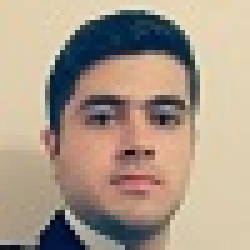
#> input picture src/data/me.jpg, 50 x 50 px (shown 5 times larger)
$ jupyter execute --allow-errors Hopfield.ipynb
#> lines starting #> are read from the running program, lines starting #| are printed output that depends on the picture; after the words box and inside, x2 and y2 are one past the last pixel; in counts of white or black regions, pixels touching at a corner belong together
## Imports

[cell 1]
import math
import numpy as np
import matplotlib.pyplot as plt
from tqdm.notebook import tqdm
from PIL import Image, ImageFont

## Hopfield Network
Fully vectorized operations
Activation can be tanh or sign

[cell 2]
class Hopfield:
  def __init__(self, N):
    self.N = N
    self.P = 0
    self.W = np.zeros((N, N), dtype=np.int32)

  def linear_activation(self, a):
    u = np.dot(a, self.W)
    return u

  # [14 lines left out: functions sign_activation, tanh_activation, activation, not called in this run]

  def compute_weights(self, patterns):
    temp = np.dot(patterns.T, patterns)
    np.fill_diagonal(temp, 0.0)
    self.W = temp

  # [4 lines left out: function compute_diff, not called in this run]

  def compute_accuracy(self, diff_count):
    return (self.P - diff_count) / self.P

  # [14 lines left out: functions compute_energy, converged, not called in this run]

  def train(self, X):
    """
    X: patterns vector: numpy array of shape: (K, N)
    K: number of patterns
    N: number of neurons
    """
    self.compute_weights(X)
    self.P = X.shape[1]
    return self.W

  def predict(self, y, epochs, activation):
    """
    Inputs:
      y: test input: an array
    Outputs:
      yp: The best activation across all epochs  (N,)
      acc: Accuracy of returned a Number
      e: Energy of returned a Number
    """
    A = []
    a = np.array(y)
    A.append(a)

    # D shape: (epochs+1, )
    D = [math.inf]

    iterator = tqdm(range(epochs))
    for i in iterator:
      u = self.linear_activation(a)
      a = self.activation(u, activation)
      d = self.compute_diff(y, a)

      A.append(a)
      D.append(d)

      # Early stop
      if self.converged(A[-1], A[-2]):
        iterator.close()
        if i == 0:
          print("Input is already stable.")
        else:
          print("Consecutive same pattern in iteration:", i)
        break

    A = np.array(A)
    D = np.array(D)

    # Find nearest pattern
    index = np.argmin(D)
    yp = A[index]
    print("Nearest pattern found in iteration:", index)

    # Accuracy
    acc = self.compute_accuracy(D[index])

    # Energy
    e = self.compute_energy(yp)

    return yp, acc, e

## Test on a simple pattern

[cell 3]
hopfield = Hopfield(4)

X = np.array([
  [1, 1, 1, 1],
  [-1, -1, -1, -1],
  [1, 1, -1, -1],
  [-1, -1, 1, 1]
])

a = [-1, 1, -1, 1]

W = hopfield.train(X)
#> (the rest of this cell did not finish here and is left out)

## Image utility functions

[cell 4]
def img_to_sgn(image):
  """
  Input: an image file
  Output: 2d array of -1 and +1
  """
  img = image.convert(mode="L")
  img_arr = np.asarray(img, dtype=np.uint8)
  sgn_arr = np.zeros(img_arr.shape, dtype=np.int8)
  sgn_arr[img_arr > (255 / 2)] = 1
  sgn_arr[sgn_arr == 0] = -1
  return sgn_arr

def add_noise(image, percent):
  """
  Input: an image file
  Output: an image file with noise added
  """
  img_arr = np.asarray(image, dtype=np.uint8)
  mean = np.mean(img_arr)
  std = np.std(img_arr)
  rand_arr = np.random.normal(mean, std, img_arr.shape)
  img_arr = img_arr + rand_arr * percent
  img = Image.fromarray(img_arr)
  return img

## My image

### Loading

[cell 5]
img_me = Image.open('data/me.jpg')
#> img_me is the input picture: PIL image 50x50 RGB; mean R, G, B 171.3, 154.2, 136.9
img_noise = Image.open('data/me_noise.jpg')
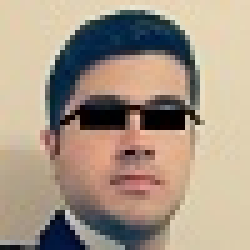
#> input picture src/data/me_noise.jpg, 50 x 50 px (shown 5 times larger)
#> img_noise is the input picture: PIL image 50x50 RGB; mean R, G, B 166.7, 150.4, 133.3

fig, (ax1, ax2) = plt.subplots(1, 2)
ax1.title.set_text('Original Image')
ax1.imshow(img_me)

ax2.title.set_text('Noisy Image')
ax2.imshow(img_noise)
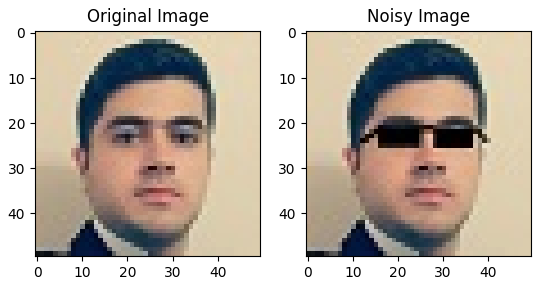
#> figure drawn by matplotlib, 2 panels

### Preprocessing

[cell 6]
# shape: (50, 50)
sgn_me = img_to_sgn(img_me)
#> in img_to_sgn, `img = image.convert(mode="L")`:
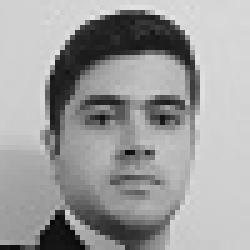
#> img: PIL image 50x50 L (shown 5 times larger); min 7, max 228, mean 157.4
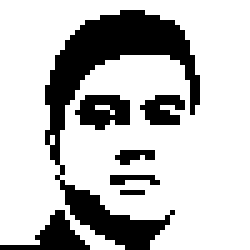
#> sgn_me: shape (50, 50) int8 (shown 5 times larger); values -1 (black) and 1 (white), 75.4% white; 7 black regions (3 under 20 px), largest, box (x1, y1, x2, y2) and area: (9, 2, 40, 50) 430, (0, 42, 18, 50) 57, (15, 19, 26, 26) 55, (28, 19, 37, 25) 37
sgn_noise = img_to_sgn(img_noise)
#> in img_to_sgn (call 2), `img = image.convert(mode="L")`:
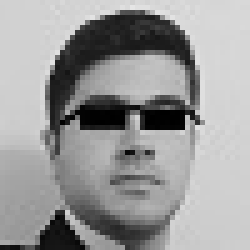
#> img: PIL image 50x50 L (shown 5 times larger); min 0, max 229, mean 153.4
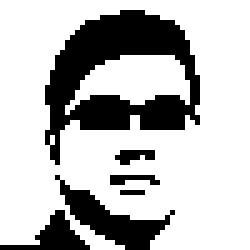
#> sgn_noise: shape (50, 50) int8 (shown 5 times larger); values -1 (black) and 1 (white), 73.7% white; 6 black regions (3 under 20 px), largest, box (x1, y1, x2, y2) and area: (9, 2, 40, 33) 447, (11, 35, 35, 50) 119, (0, 42, 18, 50) 57

# shape: (1, 2500)
X = sgn_me.flatten().reshape(1, -1)

# shape: (256,)
a = sgn_noise.flatten()
#> a = 2500 values, max 1 at index 0, min -1 at index 124, mean 0.474

### Train

[cell 7]
hopfield = Hopfield(2500)

hopfield.train(X)
#> in compute_weights (call 2), `temp = np.dot(patterns.T, patterns)`:
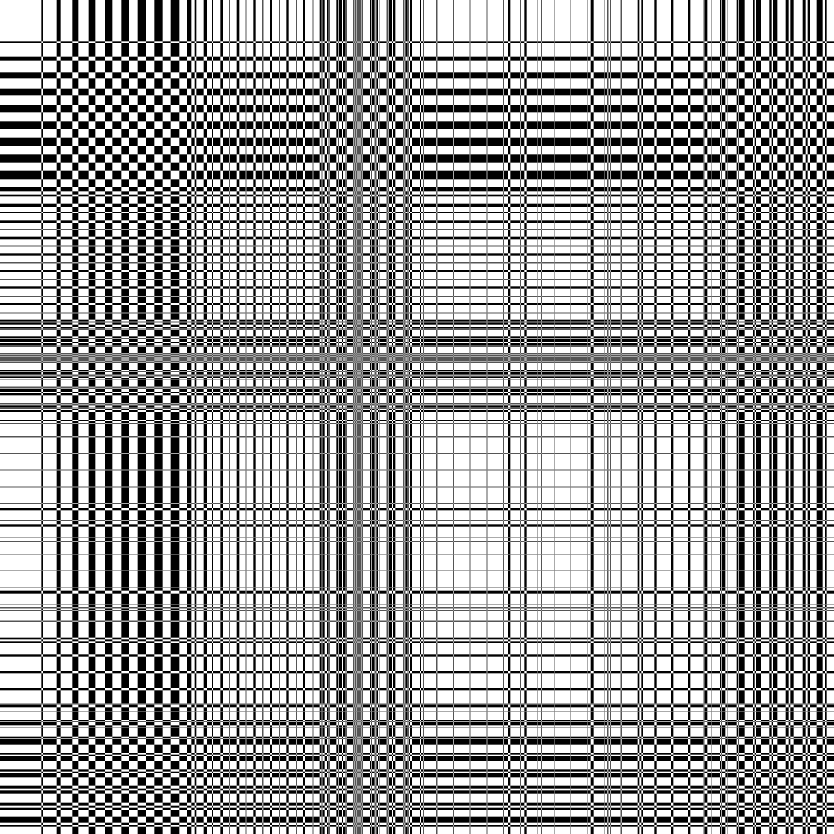
#> temp: shape (2500, 2500) int8 (shown at 1/3 size); values -1 (black) and 1 (white), 62.9% white; 1 black region, box (x1, y1, x2, y2) and area: (0, 0, 2500, 2500) 2316008
#> in compute_weights (call 2), `np.fill_diagonal(temp, 0.0)`: temp: shape (2500, 2500) int8; 0.04% of pixels changed, all inside (x1, y1, x2, y2) = (0, 0, 2500, 2500)
#> (the rest of this cell did not finish here and is left out)


print("Accuracy:", acc * 100, "%")
print("Energy:", e)

### Results

[cell 8]
_, (ax1, ax2, ax3) = plt.subplots(1, 3)

ax1.title.set_text('Learned Pattern')
ax1.imshow(X.reshape(50, 50), cmap='gray')

ax2.title.set_text('Input with Noise')
ax2.imshow(a.reshape(50, 50), cmap='gray')

ax3.title.set_text('Removed Noise')
#> (the rest of this cell did not finish here and is left out)

## English letters dataset

### Dataset Creation

[cell 9]
def create_dataset(charset, font_size, size, noise):
#> called with charset = 'ABCDEFGHIJ', font_size = 16, size = 12, noise = 0.1
  font = ImageFont.truetype("data/Arial.ttf", font_size)

  X = []
  Y = []

  for char in charset:
    im = Image.Image()._new(font.getmask(char)).resize((size, size))
    im_noise = add_noise(im, noise)
    sgn_arr = img_to_sgn(im)
    sgn_noise_arr = img_to_sgn(im_noise)
    X.append(sgn_arr.flatten())
    Y.append(sgn_noise_arr.flatten())

  X = np.array(X)
  Y = np.array(Y)

  return X, Y

# [10 lines left out: function plot_result, not called in this run]

### Train and Results

[cell 10]
def do_the_job(font_size, noise):
  size = int(font_size * .75)
  X, Y = create_dataset("ABCDEFGHIJ", font_size, size, noise)

  hopfield = Hopfield(size**2)
  hopfield.train(X)

  Yp = []
  accuracies = []
  acc = None
  e = None
  for a in Y:
    yp, acc, e = hopfield.predict(a, epochs=5000, activation="sign")
    Yp.append(yp)
    accuracies.append(acc)

  print("Accuracy:", acc * 100, "%")
  print("Energy:", e)
  print()

  Yp = np.array(Yp)
  accuracies = np.array(accuracies)

  print()
  print("======= Final Result =======")
  print("Font size:", font_size)
  print("Noise:", noise * 100, "%")
  print("Average accuracy:", np.average(accuracies) * 100, "%")
  plot_result(X, Y, Yp)
